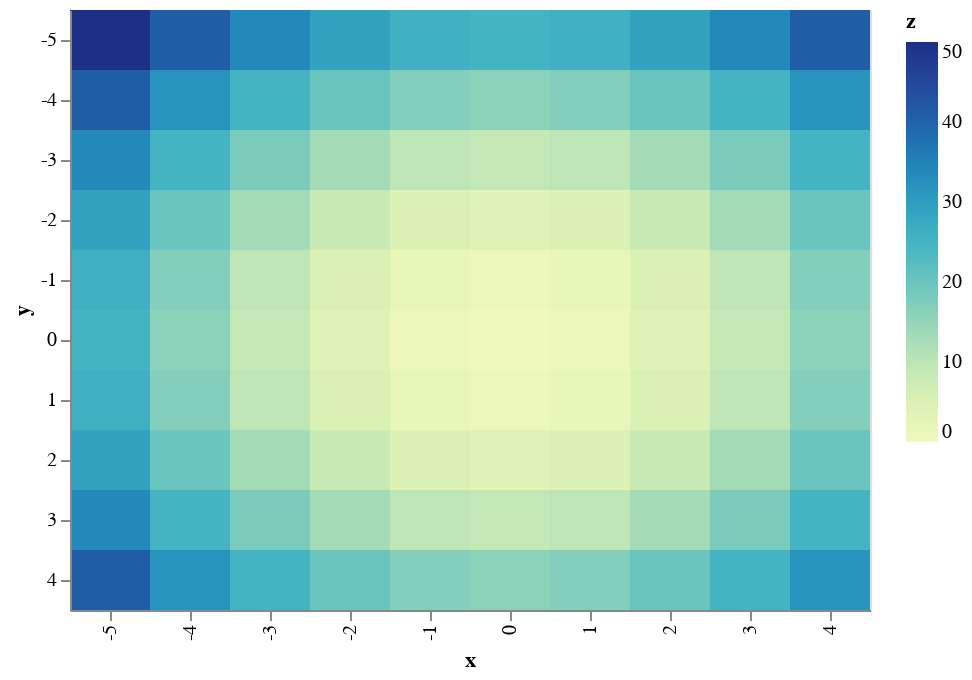

The notebook cell this image was saved under:
### Code cell
import altair as alt
import numpy as np
import pandas as pd

# Compute x^2 + y^2 across a 2D grid
x, y = np.meshgrid(range(-5, 5), range(-5, 5))
z = x ** 2 + y ** 2

# Convert this grid to columnar data expected by Altair
source = pd.DataFrame({'x': x.ravel(),
                     'y': y.ravel(),
                     'z': z.ravel()})

alt.Chart(source).mark_rect().encode(
    x='x:O',
    y='y:O',
    color='z:Q'
)

### Figure 1 — Vega-Lite specification as saved in the notebook (floating-point values rounded to 4 significant figures)
{"$schema": "https://vega.github.io/schema/vega-lite/v2.6.0.json", "config": {"view": {"height": 300, "width": 400}}, "data": {"name": "data-1487c93b91dee61ec4c167e470e512f4"}, "datasets": {"data-1487c93b91dee61ec4c167e470e512f4": [{"x": -5, "y": -5, "z": 50}, {"x": -4, "y": -5, "z": 41}, {"x": -3, "y": -5, "z": 34}, {"x": -2, "y": -5, "z": 29}, {"x": -1, "y": -5, "z": 26}, {"x": 0, "y": -5, "z": 25}, {"x": 1, "y": -5, "z": 26}, {"x": 2, "y": -5, "z": 29}, {"x": 3, "y": -5, "z": 34}, {"x": 4, "y": -5, "z": 41}, {"x": -5, "y": -4, "z": 41}, {"x": -4, "y": -4, "z": 32}, {"x": -3, "y": -4, "z": 25}, {"x": -2, "y": -4, "z": 20}, {"x": -1, "y": -4, "z": 17}, {"x": 0, "y": -4, "z": 16}, {"x": 1, "y": -4, "z": 17}, {"x": 2, "y": -4, "z": 20}, {"x": 3, "y": -4, "z": 25}, {"x": 4, "y": -4, "z": 32}, {"x": -5, "y": -3, "z": 34}, {"x": -4, "y": -3, "z": 25}, {"x": -3, "y": -3, "z": 18}, {"x": -2, "y": -3, "z": 13}, {"x": -1, "y": -3, "z": 10}, {"x": 0, "y": -3, "z": 9}, {"x": 1, "y": -3, "z": 10}, {"x": 2, "y": -3, "z": 13}, {"x": 3, "y": -3, "z": 18}, {"x": 4, "y": -3, "z": 25}, {"x": -5, "y": -2, "z": 29}, {"x": -4, "y": -2, "z": 20}, {"x": -3, "y": -2, "z": 13}, {"x": -2, "y": -2, "z": 8}, {"x": -1, "y": -2, "z": 5}, {"x": 0, "y": -2, "z": 4}, {"x": 1, "y": -2, "z": 5}, {"x": 2, "y": -2, "z": 8}, {"x": 3, "y": -2, "z": 13}, {"x": 4, "y": -2, "z": 20}, {"x": -5, "y": -1, "z": 26}, {"x": -4, "y": -1, "z": 17}, {"x": -3, "y": -1, "z": 10}, {"x": -2, "y": -1, "z": 5}, {"x": -1, "y": -1, "z": 2}, {"x": 0, "y": -1, "z": 1}, {"x": 1, "y": -1, "z": 2}, {"x": 2, "y": -1, "z": 5}, {"x": 3, "y": -1, "z": 10}, {"x": 4, "y": -1, "z": 17}, {"x": -5, "y": 0, "z": 25}, {"x": -4, "y": 0, "z": 16}, {"x": -3, "y": 0, "z": 9}, {"x": -2, "y": 0, "z": 4}, {"x": -1, "y": 0, "z": 1}, {"x": 0, "y": 0, "z": 0}, {"x": 1, "y": 0, "z": 1}, {"x": 2, "y": 0, "z": 4}, {"x": 3, "y": 0, "z": 9}, {"x": 4, "y": 0, "z": 16}, {"x": -5, "y": 1, "z": 26}, {"x": -4, "y": 1, "z": 17}, {"x": -3, "y": 1, "z": 10}, {"x": -2, "y": 1, "z": 5}, {"x": -1, "y": 1, "z": 2}, {"x": 0, "y": 1, "z": 1}, {"x": 1, "y": 1, "z": 2}, {"x": 2, "y": 1, "z": 5}, {"x": 3, "y": 1, "z": 10}, {"x": 4, "y": 1, "z": 17}, {"x": -5, "y": 2, "z": 29}, {"x": -4, "y": 2, "z": 20}, {"x": -3, "y": 2, "z": 13}, {"x": -2, "y": 2, "z": 8}, {"x": -1, "y": 2, "z": 5}, {"x": 0, "y": 2, "z": 4}, {"x": 1, "y": 2, "z": 5}, {"x": 2, "y": 2, "z": 8}, {"x": 3, "y": 2, "z": 13}, {"x": 4, "y": 2, "z": 20}, {"x": -5, "y": 3, "z": 34}, {"x": -4, "y": 3, "z": 25}, {"x": -3, "y": 3, "z": 18}, {"x": -2, "y": 3, "z": 13}, {"x": -1, "y": 3, "z": 10}, {"x": 0, "y": 3, "z": 9}, {"x": 1, "y": 3, "z": 10}, {"x": 2, "y": 3, "z": 13}, {"x": 3, "y": 3, "z": 18}, {"x": 4, "y": 3, "z": 25}, {"x": -5, "y": 4, "z": 41}, {"x": -4, "y": 4, "z": 32}, {"x": -3, "y": 4, "z": 25}, {"x": -2, "y": 4, "z": 20}, {"x": -1, "y": 4, "z": 17}, {"x": 0, "y": 4, "z": 16}, {"x": 1, "y": 4, "z": 17}, {"x": 2, "y": 4, "z": 20}, {"x": 3, "y": 4, "z": 25}, {"x": 4, "y": 4, "z": 32}]}, "encoding": {"color": {"field": "z", "type": "quantitative"}, "x": {"field": "x", "type": "ordinal"}, "y": {"field": "y", "type": "ordinal"}}, "mark": "rect"}
